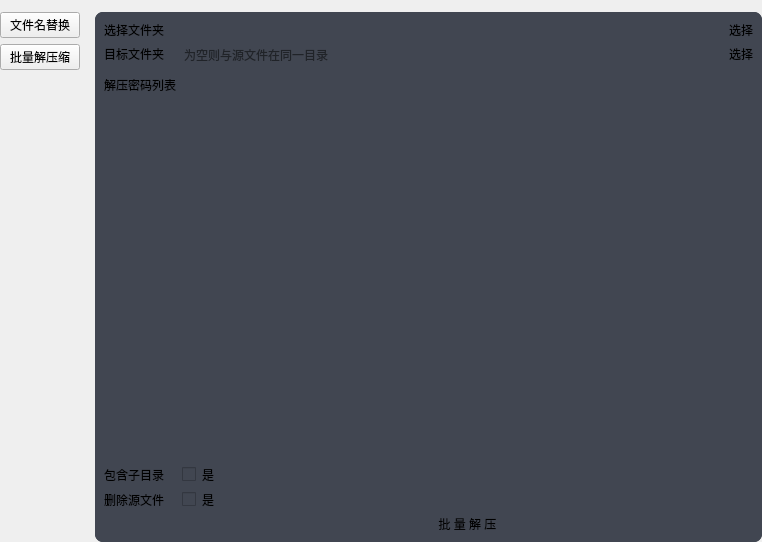
<?xml version="1.0" encoding="UTF-8"?>
<ui version="4.0">
    <class>Form</class>
    <widget class="QWidget" name="Form">
        <property name="geometry">
            <rect>
                <x>0</x>
                <y>0</y>
                <width>762</width>
                <height>542</height>
            </rect>
        </property>
        <property name="windowTitle">
            <string>Form</string>
        </property>
        <layout class="QGridLayout" name="gridLayout">
            <property name="leftMargin">
                <number>0</number>
            </property>
            <property name="topMargin">
                <number>12</number>
            </property>
            <property name="rightMargin">
                <number>0</number>
            </property>
            <property name="bottomMargin">
                <number>0</number>
            </property>
            <item row="0" column="1">
                <widget class="QStackedWidget" name="right_box">
                    <property name="styleSheet">
                        <string notr="true">background-color:rgb(65, 70, 81);border-radius:8px;</string>
                    </property>
                    <property name="currentIndex">
                        <number>1</number>
                    </property>
                    <widget class="QWidget" name="page_repl">
                        <layout class="QGridLayout" name="gridLayout_2">
                            <item row="0" column="0">
                                <layout class="QFormLayout" name="repl_layout">
                                    <property name="fieldGrowthPolicy">
                                        <enum>QFormLayout::AllNonFixedFieldsGrow</enum>
                                    </property>
                                    <property name="rowWrapPolicy">
                                        <enum>QFormLayout::DontWrapRows</enum>
                                    </property>
                                    <property name="labelAlignment">
                                        <set>Qt::AlignRight|Qt::AlignTrailing|Qt::AlignVCenter</set>
                                    </property>
                                    <item row="0" column="0">
                                        <widget class="QLabel" name="label">
                                            <property name="text">
                                                <string>选择文件夹</string>
                                            </property>
                                        </widget>
                                    </item>
                                    <item row="0" column="1">
                                        <layout class="QGridLayout" name="gridLayout_4">
                                            <item row="0" column="0">
                                                <widget class="QLineEdit" name="repl_folder_path"/>
                                            </item>
                                            <item row="0" column="1">
                                                <widget class="QPushButton" name="repl_sel_folder">
                                                    <property name="text">
                                                        <string>选择</string>
                                                    </property>
                                                </widget>
                                            </item>
                                        </layout>
                                    </item>
                                    <item row="1" column="0">
                                        <widget class="QLabel" name="label_5">
                                            <property name="text">
                                                <string>文件类型</string>
                                            </property>
                                        </widget>
                                    </item>
                                    <item row="2" column="0">
                                        <widget class="QLabel" name="label_2">
                                            <property name="text">
                                                <string>查找字符串</string>
                                            </property>
                                        </widget>
                                    </item>
                                    <item row="2" column="1">
                                        <widget class="QLineEdit" name="repl_find_str"/>
                                    </item>
                                    <item row="3" column="0">
                                        <widget class="QLabel" name="label_3">
                                            <property name="text">
                                                <string>替换字符串</string>
                                            </property>
                                        </widget>
                                    </item>
                                    <item row="3" column="1">
                                        <widget class="QLineEdit" name="repl_repl_str"/>
                                    </item>
                                    <item row="4" column="0">
                                        <widget class="QLabel" name="label_4">
                                            <property name="text">
                                                <string>包含子目录</string>
                                            </property>
                                        </widget>
                                    </item>
                                    <item row="5" column="1">
                                        <widget class="QPushButton" name="repl_btn_push">
                                            <property name="text">
                                                <string>批 量 替 换</string>
                                            </property>
                                        </widget>
                                    </item>
                                    <item row="1" column="1">
                                        <layout class="QHBoxLayout" name="repl_type_layout">
                                            <item>
                                                <widget class="QRadioButton" name="repl_type_all">
                                                    <property name="text">
                                                        <string>所有</string>
                                                    </property>
                                                    <attribute name="buttonGroup">
                                                        <string notr="true">repl_type_group</string>
                                                    </attribute>
                                                </widget>
                                            </item>
                                            <item>
                                                <widget class="QRadioButton" name="repl_type_video">
                                                    <property name="text">
                                                        <string>视频</string>
                                                    </property>
                                                    <attribute name="buttonGroup">
                                                        <string notr="true">repl_type_group</string>
                                                    </attribute>
                                                </widget>
                                            </item>
                                            <item>
                                                <widget class="QRadioButton" name="repl_type_audio">
                                                    <property name="text">
                                                        <string>音频</string>
                                                    </property>
                                                    <attribute name="buttonGroup">
                                                        <string notr="true">repl_type_group</string>
                                                    </attribute>
                                                </widget>
                                            </item>
                                            <item>
                                                <widget class="QRadioButton" name="repl_type_file">
                                                    <property name="text">
                                                        <string>文本</string>
                                                    </property>
                                                    <property name="checked">
                                                        <bool>true</bool>
                                                    </property>
                                                    <attribute name="buttonGroup">
                                                        <string notr="true">repl_type_group</string>
                                                    </attribute>
                                                </widget>
                                            </item>
                                            <item>
                                                <widget class="QRadioButton" name="repl_type_img">
                                                    <property name="text">
                                                        <string>图片</string>
                                                    </property>
                                                    <attribute name="buttonGroup">
                                                        <string notr="true">repl_type_group</string>
                                                    </attribute>
                                                </widget>
                                            </item>
                                        </layout>
                                    </item>
                                    <item row="4" column="1">
                                        <widget class="QCheckBox" name="repl_is_while">
                                            <property name="text">
                                                <string>是</string>
                                            </property>
                                            <property name="checked">
                                                <bool>true</bool>
                                            </property>
                                        </widget>
                                    </item>
                                </layout>
                            </item>
                        </layout>
                    </widget>
                    <widget class="QWidget" name="page_unzip">
                        <layout class="QGridLayout" name="gridLayout_3">
                            <item row="0" column="0">
                                <layout class="QFormLayout" name="formLayout_3">
                                    <property name="fieldGrowthPolicy">
                                        <enum>QFormLayout::AllNonFixedFieldsGrow</enum>
                                    </property>
                                    <item row="0" column="0">
                                        <widget class="QLabel" name="label_6">
                                            <property name="text">
                                                <string>选择文件夹</string>
                                            </property>
                                        </widget>
                                    </item>
                                    <item row="0" column="1">
                                        <layout class="QHBoxLayout" name="horizontalLayout">
                                            <item>
                                                <widget class="QLineEdit" name="unzip_folder_path"/>
                                            </item>
                                            <item>
                                                <widget class="QPushButton" name="unzip_sel_folder">
                                                    <property name="text">
                                                        <string>选择</string>
                                                    </property>
                                                </widget>
                                            </item>
                                        </layout>
                                    </item>
                                    <item row="1" column="0">
                                        <widget class="QLabel" name="label_9">
                                            <property name="text">
                                                <string>目标文件夹</string>
                                            </property>
                                        </widget>
                                    </item>
                                    <item row="1" column="1">
                                        <layout class="QHBoxLayout" name="horizontalLayout_2">
                                            <item>
                                                <widget class="QLineEdit" name="unzip_target_path">
                                                    <property name="placeholderText">
                                                        <string>为空则与源文件在同一目录</string>
                                                    </property>
                                                </widget>
                                            </item>
                                            <item>
                                                <widget class="QPushButton" name="unzip_target_folder">
                                                    <property name="text">
                                                        <string>选择</string>
                                                    </property>
                                                </widget>
                                            </item>
                                        </layout>
                                    </item>
                                    <item row="2" column="0">
                                        <widget class="QLabel" name="label_7">
                                            <property name="text">
                                                <string>解压密码列表</string>
                                            </property>
                                        </widget>
                                    </item>
                                    <item row="2" column="1">
                                        <widget class="QTextEdit" name="unzip_passes"/>
                                    </item>
                                    <item row="3" column="0">
                                        <widget class="QLabel" name="label_8">
                                            <property name="text">
                                                <string>包含子目录</string>
                                            </property>
                                        </widget>
                                    </item>
                                    <item row="3" column="1">
                                        <widget class="QCheckBox" name="unzip_is_while">
                                            <property name="text">
                                                <string>是</string>
                                            </property>
                                        </widget>
                                    </item>
                                    <item row="4" column="0">
                                        <widget class="QLabel" name="label_10">
                                            <property name="text">
                                                <string>删除源文件</string>
                                            </property>
                                        </widget>
                                    </item>
                                    <item row="4" column="1">
                                        <widget class="QCheckBox" name="unzip_del_source">
                                            <property name="text">
                                                <string>是</string>
                                            </property>
                                        </widget>
                                    </item>
                                    <item row="5" column="1">
                                        <widget class="QPushButton" name="unzip_btn_push">
                                            <property name="text">
                                                <string>批 量 解 压</string>
                                            </property>
                                        </widget>
                                    </item>
                                </layout>
                            </item>
                        </layout>
                    </widget>
                </widget>
            </item>
            <item row="0" column="0" alignment="Qt::AlignTop">
                <widget class="QWidget" name="left_box" native="true">
                    <property name="sizePolicy">
                        <sizepolicy hsizetype="Preferred" vsizetype="Fixed">
                            <horstretch>0</horstretch>
                            <verstretch>0</verstretch>
                        </sizepolicy>
                    </property>
                    <property name="contextMenuPolicy">
                        <enum>Qt::DefaultContextMenu</enum>
                    </property>
                    <property name="layoutDirection">
                        <enum>Qt::LeftToRight</enum>
                    </property>
                    <layout class="QVBoxLayout" name="verticalLayout">
                        <property name="sizeConstraint">
                            <enum>QLayout::SetDefaultConstraint</enum>
                        </property>
                        <property name="leftMargin">
                            <number>0</number>
                        </property>
                        <property name="topMargin">
                            <number>0</number>
                        </property>
                        <item alignment="Qt::AlignTop">
                            <widget class="QPushButton" name="btn_repl">
                                <property name="sizePolicy">
                                    <sizepolicy hsizetype="Minimum" vsizetype="Minimum">
                                        <horstretch>0</horstretch>
                                        <verstretch>0</verstretch>
                                    </sizepolicy>
                                </property>
                                <property name="text">
                                    <string>文件名替换</string>
                                </property>
                                <attribute name="buttonGroup">
                                    <string notr="true">left_btn_group</string>
                                </attribute>
                            </widget>
                        </item>
                        <item alignment="Qt::AlignTop">
                            <widget class="QPushButton" name="btn_unzip">
                                <property name="sizePolicy">
                                    <sizepolicy hsizetype="Minimum" vsizetype="Minimum">
                                        <horstretch>0</horstretch>
                                        <verstretch>0</verstretch>
                                    </sizepolicy>
                                </property>
                                <property name="text">
                                    <string>批量解压缩</string>
                                </property>
                                <attribute name="buttonGroup">
                                    <string notr="true">left_btn_group</string>
                                </attribute>
                            </widget>
                        </item>
                    </layout>
                </widget>
            </item>
        </layout>
    </widget>
    <resources/>
    <connections/>
    <buttongroups>
        <buttongroup name="repl_type_group"/>
        <buttongroup name="left_btn_group"/>
    </buttongroups>
</ui>
